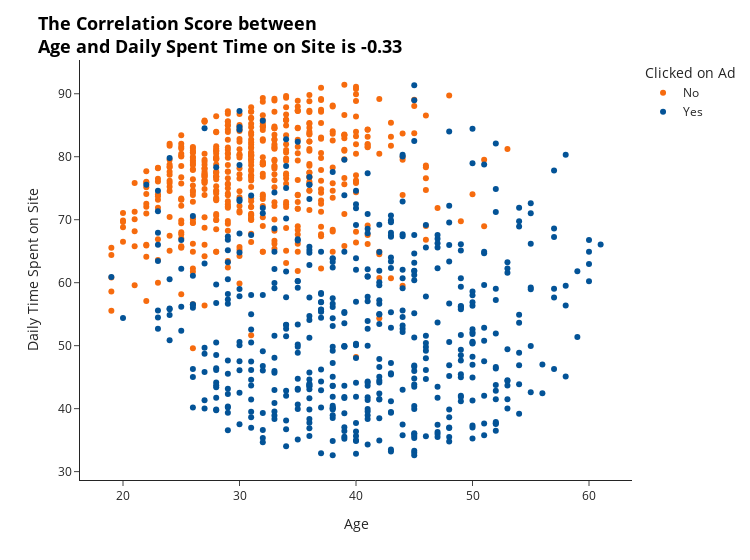

Notebook code for this chart:
### Code cell
age_dailyspent = px.scatter(data_frame=df,x='Age', y='Daily Time Spent on Site', color = 'Clicked on Ad', template="simple_white", width=750, color_discrete_sequence = ["#F66B0E","#035397"])
age_dailyspent.update_layout(title="<b>The Correlation Score between<br>Age and Daily Spent Time on Site is -0.33</b>",title_font=dict(size=18, color="black"))
age_dailyspent

### Figure 1 — Plotly figure (JSON) as saved in the notebook; plotly's stock layout.template omitted (floating-point values rounded to 4 significant figures; data arrays with more than 128 entries replaced by an {"elided": "..."} marker saying what was removed)
{"data": [{"hovertemplate": "Clicked on Ad=No<br>Age=%{x}<br>Daily Time Spent on Site=%{y}<extra></extra>", "legendgroup": "No", "marker": {"color": "#F66B0E", "symbol": "circle"}, "mode": "markers", "name": "No", "orientation": "v", "showlegend": true, "type": "scatter", "x": {"elided": "500 int values"}, "xaxis": "x", "y": {"elided": "500 float values"}, "yaxis": "y"}, {"hovertemplate": "Clicked on Ad=Yes<br>Age=%{x}<br>Daily Time Spent on Site=%{y}<extra></extra>", "legendgroup": "Yes", "marker": {"color": "#035397", "symbol": "circle"}, "mode": "markers", "name": "Yes", "orientation": "v", "showlegend": true, "type": "scatter", "x": {"elided": "500 int values"}, "xaxis": "x", "y": {"elided": "500 float values"}, "yaxis": "y"}], "layout": {"legend": {"title": {"text": "Clicked on Ad"}, "tracegroupgap": 0}, "margin": {"t": 60}, "title": {"font": {"color": "black", "size": 18}, "text": "<b>The Correlation Score between<br>Age and Daily Spent Time on Site is -0.33</b>"}, "width": 750, "xaxis": {"anchor": "y", "domain": [0, 1], "title": {"text": "Age"}}, "yaxis": {"anchor": "x", "domain": [0, 1], "title": {"text": "Daily Time Spent on Site"}}}}
